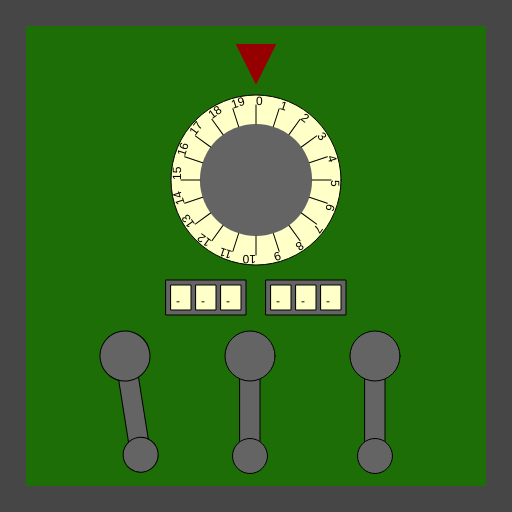
Frame 1 (no input)
Frame 60 (no input): identical to frame 1, image omitted
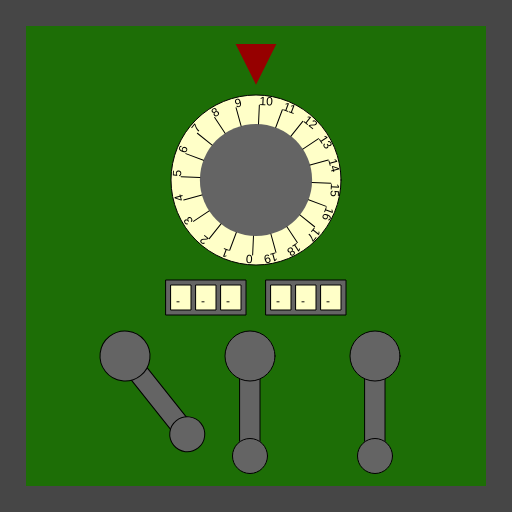
Frame 120 (the mouse pressed at the canvas centre since frame 60)

The p5.js sketch that drew these frames (run headless with seeded random() and noise() and a simulated clock; from frame 60 on, the mouse is pressed at the canvas centre):

// p5.js sketch
// ── sketch.js
/*

Officer: 5533988
CaseNum: 303-3-12295247-5533988

Case 303 - The Case of the Crooked Attorney
Stage 4 - The Courthouse

Torvalds has his final safe in his courthouse chambers. Luckily there is a court case proceeding.
You can sneak into his chambers whilst he makes his closing statement.

Crack the safe by doing the following:

	When the mouse button is pressed:
	- Use the 'random' function to produce random values ranging from 2 to 13.
	- Assign the output to ClassifiedLockerCombination_a

	Whilst the mouse is being dragged:
	- Use the 'random' function to produce random values ranging from 4 to 15.
	- Assign the output to ClassifiedLockerCombination_b

	When any key is pressed:
	- Make ClassifiedLockerCombination_c equal to the value of 'key'

	Whilst the mouse is moving:
	- Use the 'map' function to scale mouseY to values ranging from 9 to 68.
	- Assign the output to ClassifiedLockerCombination_d

	Whilst the mouse is being dragged:
	- Use the 'map' function to scale mouseY to values ranging from 10 to 69.
	- Assign the output to ClassifiedLockerCombination_e

	Whilst the mouse is being dragged:
	- Use the 'map' function to scale mouseX to values ranging from 19 to 72.
	- Assign the output to ClassifiedLockerCombination_f



This time you'll need to create the relevant event handlers yourself.

There are many possible ways of investigating this case, but you
should use ONLY the following commands:

	- The assignment operator aka. the equals sign !
	- mouseX, mouseY
	- key, keyCode
	- random
	- map

*/

//declare the variables

var ClassifiedLockerCombination_a;
var ClassifiedLockerCombination_b;
var ClassifiedLockerCombination_c;
var ClassifiedLockerCombination_d;
var ClassifiedLockerCombination_e;
var ClassifiedLockerCombination_f;


function preload()
{
	//IMAGES WILL BE LOADED HERE

}

function setup()
{
	createCanvas(512,512);

	//initialise the variables
	ClassifiedLockerCombination_a = 0;
	ClassifiedLockerCombination_b = "";
	ClassifiedLockerCombination_c = "";
	ClassifiedLockerCombination_d = 0;
	ClassifiedLockerCombination_e = 0;
	ClassifiedLockerCombination_f = 0;

}

///////////////////EVENT HANDLERS///////////////////

//Create event handlers here to open the safe ...

function mousePressed() {
	ClassifiedLockerCombination_a = random(2, 13);
}

function mouseDragged() {
	ClassifiedLockerCombination_b = random(4, 15);
	ClassifiedLockerCombination_e = map(mouseY, 0, height, 10, 69);
	ClassifiedLockerCombination_f = map(mouseX, 0, width, 19, 72);
}

function keyPressed() {
	ClassifiedLockerCombination_c = key;
}

function mouseMoved() {
	ClassifiedLockerCombination_d = map(mouseY, 0, height, 9, 68);
}
///////////////DO NOT CHANGE CODE BELOW THIS POINT///////////////////

function draw()
{

	//Draw the safe door
	background(70);
	noStroke();
	fill(29,110,6);
	rect(26,26,width-52,width-52);

	//Draw the combination dial
	push();
	translate(256,180);
	drawDial(170,ClassifiedLockerCombination_a,20);
	pop();

	//Draw the spinners
	push();
	translate(206,280);
	drawSpinner(3, ClassifiedLockerCombination_b);
	pop();

	push();
	translate(306,280);
	drawSpinner(3, ClassifiedLockerCombination_c);
	pop();

	//Draw the levers
	push();
	translate(125,356);
	drawLever(ClassifiedLockerCombination_d);
	pop();

	push();
	translate(250,356);
	drawLever(ClassifiedLockerCombination_e);
	pop();

	push();
	translate(375,356);
	drawLever(ClassifiedLockerCombination_f);
	pop();

}

function drawDial(diameter,num,maxNum)
{
	//the combination lock

	var r = diameter * 0.5;
	var p = r * 0.6;

	stroke(0);
	fill(255,255,200);
	ellipse(0,0,diameter,diameter);
	fill(100);
	noStroke();
	ellipse(0,0,diameter*0.66,diameter*0.66);
	fill(150,0,0);
	triangle(
		-p * 0.4,-r-p,
		p * 0.4,-r-p,
		0,-r-p/5
	);

	noStroke();

	push();
	var inc = 360/maxNum;

	rotate(radians(-num * inc));
	for(var i = 0; i < maxNum; i++)
	{
		push();
		rotate(radians(i * inc));
		stroke(0);
		line(0,-r*0.66,0,-(r-10));
		noStroke();
		fill(0);
		text(i,0,-(r-10));
		pop();
	}

	pop();
}

function drawLever(rot)
{
	push();
	rotate(radians(-rot))
	stroke(0);
	fill(100);
	rect(-10,0,20,100);
	ellipse(0,0,50,50);
	ellipse(0,100,35,35);
	pop();
}

function drawSpinner(numSpinners, val)
{
	var sw = 20;
	var ow = (sw + 5) * numSpinners + 5;
	stroke(0);
	fill(100);
	rect(-ow/2,0,ow,35);
	if(typeof(val) == "number")
	{
		val = floor(val).toString(); //convert to string
	}
	var d = numSpinners - val.length;

	for(var d = numSpinners - val.length; d > 0; d--)
	{
		val = "-" + val;
	}

	for(var i = 0; i < numSpinners; i++)
	{
		stroke(0);
		fill(255,255,200);
		rect(-ow/2 + i * (sw + 5) + 5,5,20,25);
		fill(0);
		noStroke();
		text(val[i],-ow/2 + sw/2 + i * (sw +5),25);
	}

}
